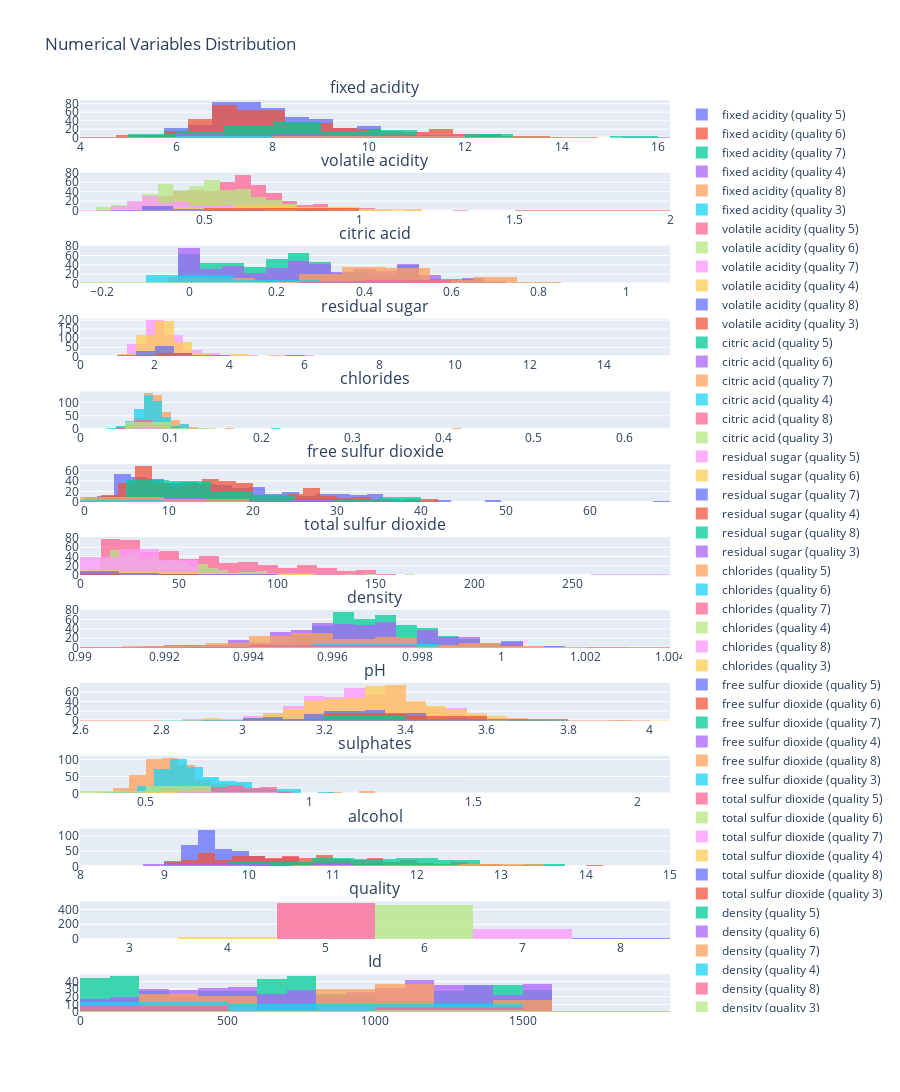

Here is the notebook cell this chart was saved with:
### Code cell
# Load the dataset
file_path = 'WineQT.csv'
df = pd.read_csv(file_path)

# Identify numerical columns
numerical_cols = df.select_dtypes(include=['float64', 'int64']).columns

# Create subplots for each numerical column
fig = make_subplots(rows=len(numerical_cols), cols=1, subplot_titles=numerical_cols)

# Add traces for each numerical column
for i, col in enumerate(numerical_cols, start=1):
    for quality in df['quality'].unique():
        fig.add_trace(go.Histogram(x=df[df['quality'] == quality][col], name=f"{col} (quality {quality})", opacity=0.75), row=i, col=1)

# Update layout
fig.update_layout(height=200*len(numerical_cols), title_text='Numerical Variables Distribution', barmode='overlay')

# Show the plot
fig.show()

### Figure 1 — Plotly figure (JSON) as saved in the notebook; plotly's stock layout.template omitted (floating-point values rounded to 4 significant figures; data arrays with more than 128 entries replaced by an {"elided": "..."} marker saying what was removed)
{"data": [{"name": "fixed acidity (quality 5)", "opacity": 0.75, "x": {"elided": "483 float values"}, "type": "histogram", "xaxis": "x", "yaxis": "y"}, {"name": "fixed acidity (quality 6)", "opacity": 0.75, "x": {"elided": "462 float values"}, "type": "histogram", "xaxis": "x", "yaxis": "y"}, {"name": "fixed acidity (quality 7)", "opacity": 0.75, "x": {"elided": "143 float values"}, "type": "histogram", "xaxis": "x", "yaxis": "y"}, {"name": "fixed acidity (quality 4)", "opacity": 0.75, "x": [8.8, 4.6, 8.3, 8.3, 5.0, 9.2, 7.6, 7.3, 7.9, 6.9, 7.0, 8.1, 12.5, 9.9, 10.1, 8.3, 7.5, 9.1, 6.9, 7.5, 11.6, 7.3, 8.4, 6.5, 8.8, 8.1, 6.5, 6.3, 8.5, 6.4, 6.2, 6.7, 5.6], "type": "histogram", "xaxis": "x", "yaxis": "y"}, {"name": "fixed acidity (quality 8)", "opacity": 0.75, "x": [7.9, 10.3, 5.6, 12.6, 11.3, 9.4, 10.7, 10.7, 5.0, 9.1, 10.0, 7.9, 8.6, 7.2, 7.2, 7.4], "type": "histogram", "xaxis": "x", "yaxis": "y"}, {"name": "fixed acidity (quality 3)", "opacity": 0.75, "x": [11.6, 10.4, 7.6, 7.3, 7.1, 6.7], "type": "histogram", "xaxis": "x", "yaxis": "y"}, {"name": "volatile acidity (quality 5)", "opacity": 0.75, "x": {"elided": "483 float values"}, "type": "histogram", "xaxis": "x2", "yaxis": "y2"}, {"name": "volatile acidity (quality 6)", "opacity": 0.75, "x": {"elided": "462 float values"}, "type": "histogram", "xaxis": "x2", "yaxis": "y2"}, {"name": "volatile acidity (quality 7)", "opacity": 0.75, "x": {"elided": "143 float values"}, "type": "histogram", "xaxis": "x2", "yaxis": "y2"}, {"name": "volatile acidity (quality 4)", "opacity": 0.75, "x": [0.61, 0.52, 0.675, 0.625, 1.02, 0.52, 0.68, 0.55, 0.885, 1.09, 0.975, 0.87, 0.46, 0.5, 0.935, 0.845, 0.38, 0.765, 0.39, 0.685, 0.47, 0.35, 0.67, 0.88, 0.955, 0.73, 0.67, 1.02, 0.4, 0.53, 0.785, 1.04, 0.62], "type": "histogram", "xaxis": "x2", "yaxis": "y2"}, {"name": "volatile acidity (quality 8)", "opacity": 0.75, "x": [0.35, 0.32, 0.85, 0.31, 0.62, 0.3, 0.35, 0.35, 0.42, 0.4, 0.26, 0.54, 0.42, 0.33, 0.38, 0.36], "type": "histogram", "xaxis": "x2", "yaxis": "y2"}, {"name": "volatile acidity (quality 3)", "opacity": 0.75, "x": [0.58, 0.61, 1.58, 0.98, 0.875, 0.76], "type": "histogram", "xaxis": "x2", "yaxis": "y2"}, {"name": "citric acid (quality 5)", "opacity": 0.75, "x": {"elided": "483 float values"}, "type": "histogram", "xaxis": "x3", "yaxis": "y3"}, {"name": "citric acid (quality 6)", "opacity": 0.75, "x": {"elided": "462 float values"}, "type": "histogram", "xaxis": "x3", "yaxis": "y3"}, {"name": "citric acid (quality 7)", "opacity": 0.75, "x": {"elided": "143 float values"}, "type": "histogram", "xaxis": "x3", "yaxis": "y3"}, {"name": "citric acid (quality 4)", "opacity": 0.75, "x": [0.3, 0.15, 0.26, 0.2, 0.04, 1.0, 0.02, 0.03, 0.03, 0.06, 0.04, 0.0, 0.49, 0.24, 0.22, 0.01, 0.48, 0.04, 0.24, 0.07, 0.44, 0.24, 0.19, 0.03, 0.05, 0.0, 0.0, 0.0, 0.4, 0.09, 0.0, 0.08, 0.03], "type": "histogram", "xaxis": "x3", "yaxis": "y3"}, {"name": "citric acid (quality 8)", "opacity": 0.75, "x": [0.46, 0.45, 0.05, 0.72, 0.67, 0.56, 0.53, 0.53, 0.24, 0.5, 0.54, 0.34, 0.39, 0.33, 0.31, 0.3], "type": "histogram", "xaxis": "x3", "yaxis": "y3"}, {"name": "citric acid (quality 3)", "opacity": 0.75, "x": [0.66, 0.49, 0.0, 0.05, 0.05, 0.02], "type": "histogram", "xaxis": "x3", "yaxis": "y3"}, {"name": "residual sugar (quality 5)", "opacity": 0.75, "x": {"elided": "483 float values"}, "type": "histogram", "xaxis": "x4", "yaxis": "y4"}, {"name": "residual sugar (quality 6)", "opacity": 0.75, "x": {"elided": "462 float values"}, "type": "histogram", "xaxis": "x4", "yaxis": "y4"}, {"name": "residual sugar (quality 7)", "opacity": 0.75, "x": {"elided": "143 float values"}, "type": "histogram", "xaxis": "x4", "yaxis": "y4"}, {"name": "residual sugar (quality 4)", "opacity": 0.75, "x": [2.8, 2.1, 2.1, 1.5, 1.4, 3.4, 1.3, 1.6, 1.8, 2.1, 2.0, 3.3, 4.5, 2.3, 3.4, 2.2, 2.6, 1.6, 2.1, 2.5, 1.6, 2.0, 2.2, 5.6, 1.8, 2.5, 4.3, 2.0, 6.3, 3.9, 2.1, 2.3, 1.5], "type": "histogram", "xaxis": "x4", "yaxis": "y4"}, {"name": "residual sugar (quality 8)", "opacity": 0.75, "x": [3.6, 6.4, 1.4, 2.2, 5.2, 2.8, 2.6, 2.6, 2.0, 1.8, 1.9, 2.5, 1.8, 1.7, 2.0, 1.8], "type": "histogram", "xaxis": "x4", "yaxis": "y4"}, {"name": "residual sugar (quality 3)", "opacity": 0.75, "x": [2.2, 2.1, 2.1, 2.1, 5.7, 1.8], "type": "histogram", "xaxis": "x4", "yaxis": "y4"}, {"name": "chlorides (quality 5)", "opacity": 0.75, "x": {"elided": "483 float values"}, "type": "histogram", "xaxis": "x5", "yaxis": "y5"}, {"name": "chlorides (quality 6)", "opacity": 0.75, "x": {"elided": "462 float values"}, "type": "histogram", "xaxis": "x5", "yaxis": "y5"}, {"name": "chlorides (quality 7)", "opacity": 0.75, "x": {"elided": "143 float values"}, "type": "histogram", "xaxis": "x5", "yaxis": "y5"}, {"name": "chlorides (quality 4)", "opacity": 0.75, "x": [0.088, 0.054, 0.084, 0.08, 0.045, 0.61, 0.072, 0.072, 0.058, 0.061, 0.087, 0.096, 0.07, 0.103, 0.105, 0.07, 0.073, 0.078, 0.102, 0.058, 0.147, 0.067, 0.093, 0.079, 0.075, 0.081, 0.057, 0.083, 0.05, 0.123, 0.06, 0.067, 0.08], "type": "histogram", "xaxis": "x5", "yaxis": "y5"}, {"name": "chlorides (quality 8)", "opacity": 0.75, "x": [0.078, 0.073, 0.045, 0.072, 0.086, 0.08, 0.07, 0.07, 0.06, 0.071, 0.083, 0.076, 0.068, 0.061, 0.056, 0.074], "type": "histogram", "xaxis": "x5", "yaxis": "y5"}, {"name": "chlorides (quality 3)", "opacity": 0.75, "x": [0.074, 0.2, 0.137, 0.061, 0.082, 0.078], "type": "histogram", "xaxis": "x5", "yaxis": "y5"}, {"name": "free sulfur dioxide (quality 5)", "opacity": 0.75, "x": {"elided": "483 float values"}, "type": "histogram", "xaxis": "x6", "yaxis": "y6"}, {"name": "free sulfur dioxide (quality 6)", "opacity": 0.75, "x": {"elided": "462 float values"}, "type": "histogram", "xaxis": "x6", "yaxis": "y6"}, {"name": "free sulfur dioxide (quality 7)", "opacity": 0.75, "x": {"elided": "143 float values"}, "type": "histogram", "xaxis": "x6", "yaxis": "y6"}, {"name": "free sulfur dioxide (quality 4)", "opacity": 0.75, "x": [17.0, 8.0, 11.0, 27.0, 41.0, 32.0, 9.0, 17.0, 4.0, 12.0, 12.0, 26.0, 26.0, 6.0, 11.0, 5.0, 22.0, 4.0, 4.0, 5.0, 36.0, 28.0, 11.0, 23.0, 5.0, 12.0, 11.0, 17.0, 3.0, 14.0, 6.0, 19.0, 6.0], "type": "histogram", "xaxis": "x6", "yaxis": "y6"}, {"name": "free sulfur dioxide (quality 8)", "opacity": 0.75, "x": [15.0, 5.0, 12.0, 6.0, 6.0, 6.0, 5.0, 5.0, 19.0, 7.0, 42.0, 8.0, 6.0, 3.0, 15.0, 17.0], "type": "histogram", "xaxis": "x6", "yaxis": "y6"}, {"name": "free sulfur dioxide (quality 3)", "opacity": 0.75, "x": [10.0, 5.0, 5.0, 20.0, 3.0, 6.0], "type": "histogram", "xaxis": "x6", "yaxis": "y6"}, {"name": "total sulfur dioxide (quality 5)", "opacity": 0.75, "x": {"elided": "483 float values"}, "type": "histogram", "xaxis": "x7", "yaxis": "y7"}, {"name": "total sulfur dioxide (quality 6)", "opacity": 0.75, "x": {"elided": "462 float values"}, "type": "histogram", "xaxis": "x7", "yaxis": "y7"}, {"name": "total sulfur dioxide (quality 7)", "opacity": 0.75, "x": {"elided": "143 float values"}, "type": "histogram", "xaxis": "x7", "yaxis": "y7"}, {"name": "total sulfur dioxide (quality 4)", "opacity": 0.75, "x": [46.0, 65.0, 43.0, 119.0, 85.0, 69.0, 20.0, 42.0, 8.0, 31.0, 67.0, 61.0, 49.0, 14.0, 86.0, 14.0, 84.0, 14.0, 7.0, 9.0, 51.0, 48.0, 75.0, 47.0, 19.0, 24.0, 20.0, 24.0, 10.0, 31.0, 13.0, 32.0, 13.0], "type": "histogram", "xaxis": "x7", "yaxis": "y7"}, {"name": "total sulfur dioxide (quality 8)", "opacity": 0.75, "x": [37.0, 13.0, 88.0, 29.0, 19.0, 17.0, 16.0, 16.0, 50.0, 16.0, 74.0, 17.0, 12.0, 13.0, 29.0, 24.0], "type": "histogram", "xaxis": "x7", "yaxis": "y7"}, {"name": "total sulfur dioxide (quality 3)", "opacity": 0.75, "x": [47.0, 16.0, 9.0, 49.0, 14.0, 12.0], "type": "histogram", "xaxis": "x7", "yaxis": "y7"}, {"name": "density (quality 5)", "opacity": 0.75, "x": {"elided": "483 float values"}, "type": "histogram", "xaxis": "x8", "yaxis": "y8"}, {"name": "density (quality 6)", "opacity": 0.75, "x": {"elided": "462 float values"}, "type": "histogram", "xaxis": "x8", "yaxis": "y8"}, {"name": "density (quality 7)", "opacity": 0.75, "x": {"elided": "143 float values"}, "type": "histogram", "xaxis": "x8", "yaxis": "y8"}, {"name": "density (quality 4)", "opacity": 0.75, "x": [0.9976, 0.9934, 0.9976, 0.9972, 0.9938, 0.9996, 0.9965, 0.9956, 0.9972, 0.9948, 0.9957, 1.0, 0.9981, 0.9978, 1.001, 0.9967, 0.9972, 0.998, 0.9946, 0.9963, 0.9984, 0.9958, 0.9974, 0.9957, 0.9962, 0.998, 0.9949, 0.9944, 0.9957, 0.9968, 0.9966, 0.9965, 0.995], "type": "histogram", "xaxis": "x8", "yaxis": "y8"}, {"name": "density (quality 8)", "opacity": 0.75, "x": [0.9973, 0.9976, 0.9924, 0.9987, 0.9988, 0.9964, 0.9972, 0.9972, 0.9917, 0.9946, 0.9945, 0.9923, 0.9952, 0.996, 0.9947, 0.9942], "type": "histogram", "xaxis": "x8", "yaxis": "y8"}, {"name": "density (quality 3)", "opacity": 0.75, "x": [1.001, 0.9994, 0.9948, 0.997, 0.9981, 0.996], "type": "histogram", "xaxis": "x8", "yaxis": "y8"}, {"name": "pH (quality 5)", "opacity": 0.75, "x": {"elided": "483 float values"}, "type": "histogram", "xaxis": "x9", "yaxis": "y9"}, {"name": "pH (quality 6)", "opacity": 0.75, "x": {"elided": "462 float values"}, "type": "histogram", "xaxis": "x9", "yaxis": "y9"}, {"name": "pH (quality 7)", "opacity": 0.75, "x": {"elided": "143 float values"}, "type": "histogram", "xaxis": "x9", "yaxis": "y9"}, {"name": "pH (quality 4)", "opacity": 0.75, "x": [3.26, 3.9, 3.31, 3.16, 3.75, 2.74, 3.17, 3.37, 3.36, 3.51, 3.35, 3.6, 3.05, 3.34, 3.43, 3.32, 3.32, 3.29, 3.44, 3.38, 3.38, 3.43, 3.2, 3.58, 3.3, 3.38, 3.45, 3.59, 3.28, 3.5, 3.59, 3.52, 3.66], "type": "histogram", "xaxis": "x9", "yaxis": "y9"}, {"name": "pH (quality 8)", "opacity": 0.75, "x": [3.35, 3.23, 3.56, 2.88, 3.22, 3.15, 3.15, 3.15, 3.72, 3.21, 2.98, 3.2, 3.35, 3.23, 3.23, 3.24], "type": "histogram", "xaxis": "x9", "yaxis": "y9"}, {"name": "pH (quality 3)", "opacity": 0.75, "x": [3.25, 3.16, 3.5, 3.31, 3.4, 3.55], "type": "histogram", "xaxis": "x9", "yaxis": "y9"}, {"name": "sulphates (quality 5)", "opacity": 0.75, "x": {"elided": "483 float values"}, "type": "histogram", "xaxis": "x10", "yaxis": "y10"}, {"name": "sulphates (quality 6)", "opacity": 0.75, "x": {"elided": "462 float values"}, "type": "histogram", "xaxis": "x10", "yaxis": "y10"}, {"name": "sulphates (quality 7)", "opacity": 0.75, "x": {"elided": "143 float values"}, "type": "histogram", "xaxis": "x10", "yaxis": "y10"}, {"name": "sulphates (quality 4)", "opacity": 0.75, "x": [0.51, 0.56, 0.53, 1.12, 0.48, 2.0, 1.08, 0.48, 0.33, 0.43, 0.6, 0.72, 0.57, 0.52, 0.64, 0.58, 0.7, 0.54, 0.58, 0.55, 0.86, 0.54, 0.59, 0.5, 0.44, 0.46, 0.56, 0.55, 0.56, 0.67, 0.61, 0.57, 0.62], "type": "histogram", "xaxis": "x10", "yaxis": "y10"}, {"name": "sulphates (quality 8)", "opacity": 0.75, "x": [0.86, 0.82, 0.82, 0.82, 0.69, 0.92, 0.65, 0.65, 0.74, 0.69, 0.63, 0.72, 0.69, 1.1, 0.76, 0.7], "type": "histogram", "xaxis": "x10", "yaxis": "y10"}, {"name": "sulphates (quality 3)", "opacity": 0.75, "x": [0.57, 0.63, 0.4, 0.55, 0.52, 0.63], "type": "histogram", "xaxis": "x10", "yaxis": "y10"}, {"name": "alcohol (quality 5)", "opacity": 0.75, "x": {"elided": "483 float values"}, "type": "histogram", "xaxis": "x11", "yaxis": "y11"}, {"name": "alcohol (quality 6)", "opacity": 0.75, "x": {"elided": "462 float values"}, "type": "histogram", "xaxis": "x11", "yaxis": "y11"}, {"name": "alcohol (quality 7)", "opacity": 0.75, "x": {"elided": "143 float values"}, "type": "histogram", "xaxis": "x11", "yaxis": "y11"}, {"name": "alcohol (quality 4)", "opacity": 0.75, "x": [9.3, 13.1, 9.2, 9.1, 10.5, 9.4, 9.2, 9.0, 9.1, 11.4, 9.4, 9.8, 9.6, 10.0, 11.3, 11.0, 9.6, 9.7, 11.4, 10.9, 9.9, 10.0, 9.2, 11.2, 9.6, 9.6, 11.8, 11.2, 12.0, 11.0, 10.0, 11.0, 10.1], "type": "histogram", "xaxis": "x11", "yaxis": "y11"}, {"name": "alcohol (quality 8)", "opacity": 0.75, "x": [12.8, 12.6, 12.9, 9.8, 13.4, 11.7, 11.0, 11.0, 14.0, 12.5, 11.8, 13.1, 11.7, 10.0, 11.3, 11.4], "type": "histogram", "xaxis": "x11", "yaxis": "y11"}, {"name": "alcohol (quality 3)", "opacity": 0.75, "x": [9.0, 8.4, 10.9, 9.7, 10.2, 9.95], "type": "histogram", "xaxis": "x11", "yaxis": "y11"}, {"name": "quality (quality 5)", "opacity": 0.75, "x": {"elided": "483 int values"}, "type": "histogram", "xaxis": "x12", "yaxis": "y12"}, {"name": "quality (quality 6)", "opacity": 0.75, "x": {"elided": "462 int values"}, "type": "histogram", "xaxis": "x12", "yaxis": "y12"}, {"name": "quality (quality 7)", "opacity": 0.75, "x": {"elided": "143 int values"}, "type": "histogram", "xaxis": "x12", "yaxis": "y12"}, {"name": "quality (quality 4)", "opacity": 0.75, "x": [4, 4, 4, 4, 4, 4, 4, 4, 4, 4, 4, 4, 4, 4, 4, 4, 4, 4, 4, 4, 4, 4, 4, 4, 4, 4, 4, 4, 4, 4, 4, 4, 4], "type": "histogram", "xaxis": "x12", "yaxis": "y12"}, {"name": "quality (quality 8)", "opacity": 0.75, "x": [8, 8, 8, 8, 8, 8, 8, 8, 8, 8, 8, 8, 8, 8, 8, 8], "type": "histogram", "xaxis": "x12", "yaxis": "y12"}, {"name": "quality (quality 3)", "opacity": 0.75, "x": [3, 3, 3, 3, 3, 3], "type": "histogram", "xaxis": "x12", "yaxis": "y12"}, {"name": "Id (quality 5)", "opacity": 0.75, "x": {"elided": "483 int values"}, "type": "histogram", "xaxis": "x13", "yaxis": "y13"}, {"name": "Id (quality 6)", "opacity": 0.75, "x": {"elided": "462 int values"}, "type": "histogram", "xaxis": "x13", "yaxis": "y13"}, {"name": "Id (quality 7)", "opacity": 0.75, "x": {"elided": "143 int values"}, "type": "histogram", "xaxis": "x13", "yaxis": "y13"}, {"name": "Id (quality 4)", "opacity": 0.75, "x": [41, 45, 73, 79, 94, 151, 161, 167, 170, 199, 261, 266, 409, 576, 633, 647, 703, 704, 813, 830, 833, 872, 927, 1176, 1189, 1238, 1239, 1261, 1276, 1423, 1461, 1467, 1480], "type": "histogram", "xaxis": "x13", "yaxis": "y13"}, {"name": "Id (quality 8)", "opacity": 0.75, "x": [267, 278, 390, 440, 455, 481, 495, 498, 588, 1061, 1090, 1120, 1202, 1403, 1449, 1549], "type": "histogram", "xaxis": "x13", "yaxis": "y13"}, {"name": "Id (quality 3)", "opacity": 0.75, "x": [459, 517, 1299, 1469, 1478, 1505], "type": "histogram", "xaxis": "x13", "yaxis": "y13"}], "layout": {"xaxis": {"anchor": "y", "domain": [0.0, 1.0]}, "yaxis": {"anchor": "x", "domain": [0.9586, 1.0]}, "xaxis2": {"anchor": "y2", "domain": [0.0, 1.0]}, "yaxis2": {"anchor": "x2", "domain": [0.8787, 0.9201]}, "xaxis3": {"anchor": "y3", "domain": [0.0, 1.0]}, "yaxis3": {"anchor": "x3", "domain": [0.7988, 0.8402]}, "xaxis4": {"anchor": "y4", "domain": [0.0, 1.0]}, "yaxis4": {"anchor": "x4", "domain": [0.7189, 0.7604]}, "xaxis5": {"anchor": "y5", "domain": [0.0, 1.0]}, "yaxis5": {"anchor": "x5", "domain": [0.6391, 0.6805]}, "xaxis6": {"anchor": "y6", "domain": [0.0, 1.0]}, "yaxis6": {"anchor": "x6", "domain": [0.5592, 0.6006]}, "xaxis7": {"anchor": "y7", "domain": [0.0, 1.0]}, "yaxis7": {"anchor": "x7", "domain": [0.4793, 0.5207]}, "xaxis8": {"anchor": "y8", "domain": [0.0, 1.0]}, "yaxis8": {"anchor": "x8", "domain": [0.3994, 0.4408]}, "xaxis9": {"anchor": "y9", "domain": [0.0, 1.0]}, "yaxis9": {"anchor": "x9", "domain": [0.3195, 0.3609]}, "xaxis10": {"anchor": "y10", "domain": [0.0, 1.0]}, "yaxis10": {"anchor": "x10", "domain": [0.2396, 0.2811]}, "xaxis11": {"anchor": "y11", "domain": [0.0, 1.0]}, "yaxis11": {"anchor": "x11", "domain": [0.1598, 0.2012]}, "xaxis12": {"anchor": "y12", "domain": [0.0, 1.0]}, "yaxis12": {"anchor": "x12", "domain": [0.07988, 0.1213]}, "xaxis13": {"anchor": "y13", "domain": [0.0, 1.0]}, "yaxis13": {"anchor": "x13", "domain": [0.0, 0.04142]}, "annotations": [{"font": {"size": 16}, "showarrow": false, "text": "fixed acidity", "x": 0.5, "xanchor": "center", "xref": "paper", "y": 1.0, "yanchor": "bottom", "yref": "paper"}, {"font": {"size": 16}, "showarrow": false, "text": "volatile acidity", "x": 0.5, "xanchor": "center", "xref": "paper", "y": 0.9201, "yanchor": "bottom", "yref": "paper"}, {"font": {"size": 16}, "showarrow": false, "text": "citric acid", "x": 0.5, "xanchor": "center", "xref": "paper", "y": 0.8402, "yanchor": "bottom", "yref": "paper"}, {"font": {"size": 16}, "showarrow": false, "text": "residual sugar", "x": 0.5, "xanchor": "center", "xref": "paper", "y": 0.7604, "yanchor": "bottom", "yref": "paper"}, {"font": {"size": 16}, "showarrow": false, "text": "chlorides", "x": 0.5, "xanchor": "center", "xref": "paper", "y": 0.6805, "yanchor": "bottom", "yref": "paper"}, {"font": {"size": 16}, "showarrow": false, "text": "free sulfur dioxide", "x": 0.5, "xanchor": "center", "xref": "paper", "y": 0.6006, "yanchor": "bottom", "yref": "paper"}, {"font": {"size": 16}, "showarrow": false, "text": "total sulfur dioxide", "x": 0.5, "xanchor": "center", "xref": "paper", "y": 0.5207, "yanchor": "bottom", "yref": "paper"}, {"font": {"size": 16}, "showarrow": false, "text": "density", "x": 0.5, "xanchor": "center", "xref": "paper", "y": 0.4408, "yanchor": "bottom", "yref": "paper"}, {"font": {"size": 16}, "showarrow": false, "text": "pH", "x": 0.5, "xanchor": "center", "xref": "paper", "y": 0.3609, "yanchor": "bottom", "yref": "paper"}, {"font": {"size": 16}, "showarrow": false, "text": "sulphates", "x": 0.5, "xanchor": "center", "xref": "paper", "y": 0.2811, "yanchor": "bottom", "yref": "paper"}, {"font": {"size": 16}, "showarrow": false, "text": "alcohol", "x": 0.5, "xanchor": "center", "xref": "paper", "y": 0.2012, "yanchor": "bottom", "yref": "paper"}, {"font": {"size": 16}, "showarrow": false, "text": "quality", "x": 0.5, "xanchor": "center", "xref": "paper", "y": 0.1213, "yanchor": "bottom", "yref": "paper"}, {"font": {"size": 16}, "showarrow": false, "text": "Id", "x": 0.5, "xanchor": "center", "xref": "paper", "y": 0.04142, "yanchor": "bottom", "yref": "paper"}], "title": {"text": "Numerical Variables Distribution"}, "height": 2600, "barmode": "overlay"}}
